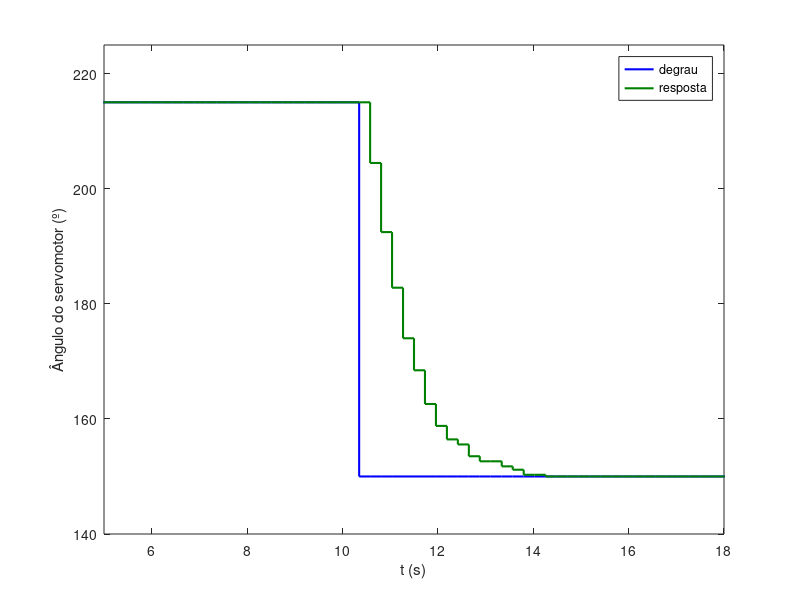
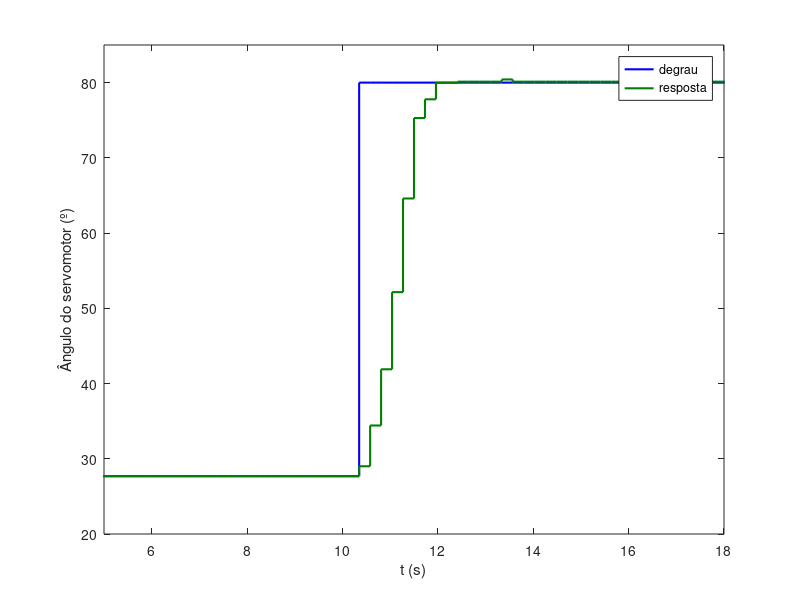
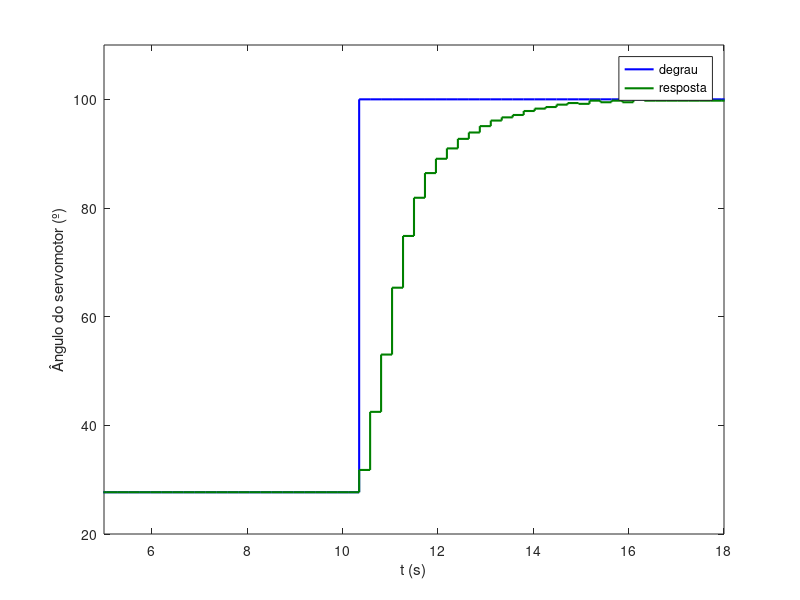

MATLAB code to generate these figures, in order:
clc;
close all;

load('data/step/base_215_150/outputBase0_23.mat')
load('data/step/shoulder_27_80/outputShoulder0_23.mat')
load('data/step/forearm_28_100/outputForearm0_23.mat')

darkGreen = [0, 0.5, 0];
darknessGreen = [0, 0.1, 0];

timeForearm0_23 = 0:0.23:19.78;

refBase0_23 = zeros(1,87);
refShoulder0_23 = zeros(1,87);
refForearm0_23 = zeros(1,87);

for idx = 1:87
    if idx <= 45
        refBase0_23(1,idx) = 215.0390625;
        refShoulder0_23(1,idx) = 27.685546875;
        refForearm0_23(1,idx) = 27.685546875;
    else
        refBase0_23(1,idx) = 150;
        refShoulder0_23(1,idx) = 80;
        refForearm0_23(1,idx) = 100;
    end
end

figure(1)
stairs(timeForearm0_23(1,:),refBase0_23(1,:),'b', 'LineWidth', 1.5);
hold on
stairs(timeForearm0_23(1,:),outputBase0_23(:,1),'Color',darkGreen, 'LineWidth', 1.5);
axis([5 18 140 225])
legend('degrau','resposta')
xlabel('t (s)')
ylabel('Ângulo do servomotor (º)')

figure(2)
stairs(timeForearm0_23(1,:),refShoulder0_23(1,:),'b', 'LineWidth', 1.5);
hold on
stairs(timeForearm0_23(1,:),outputShoulder0_23(:,1),'Color',darkGreen, 'LineWidth', 1.5);
axis([5 18 20 85])
legend('degrau','resposta')
xlabel('t (s)')
ylabel('Ângulo do servomotor (º)')

figure(3)
stairs(timeForearm0_23(1,:),refForearm0_23(1,:),'b', 'LineWidth', 1.5);
hold on
stairs(timeForearm0_23(1,:),outputForearm0_23(:,1),'Color',darkGreen, 'LineWidth', 1.5);
axis([5 18 20 110])
legend('degrau','resposta')
xlabel('t (s)')
ylabel('Ângulo do servomotor (º)')

